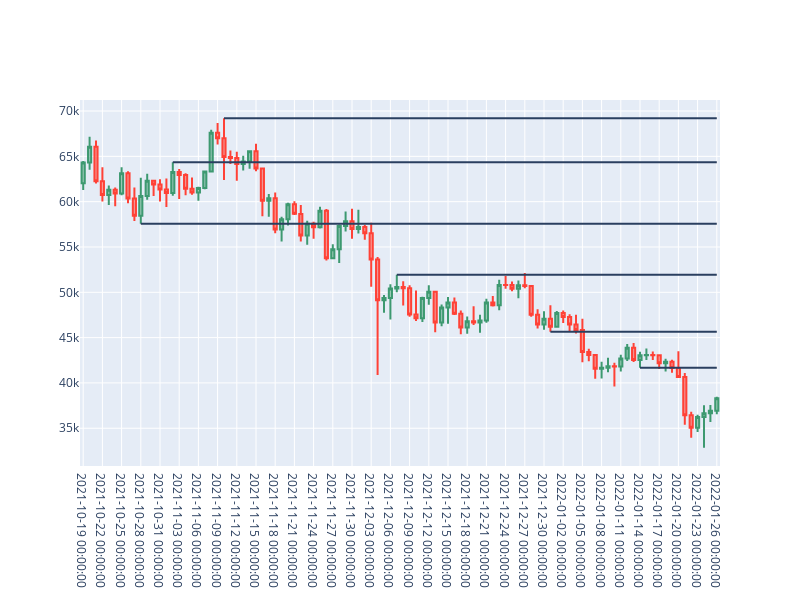
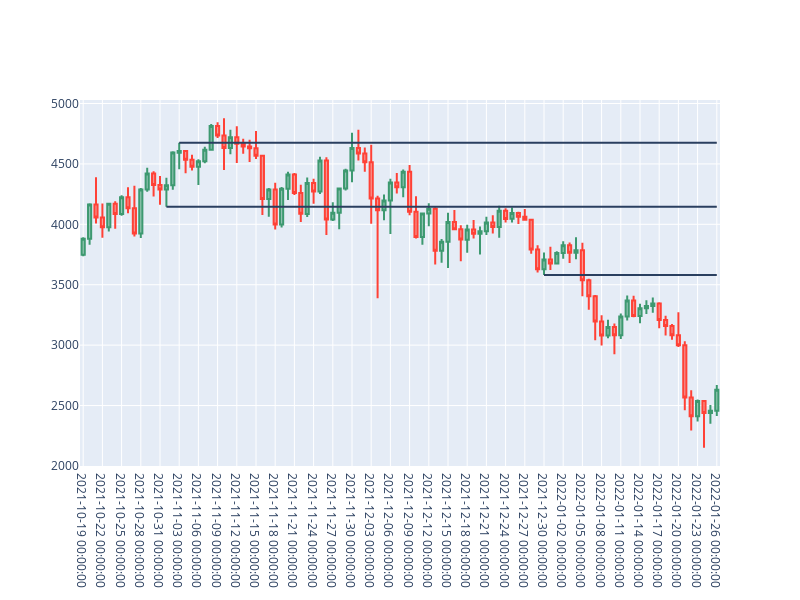
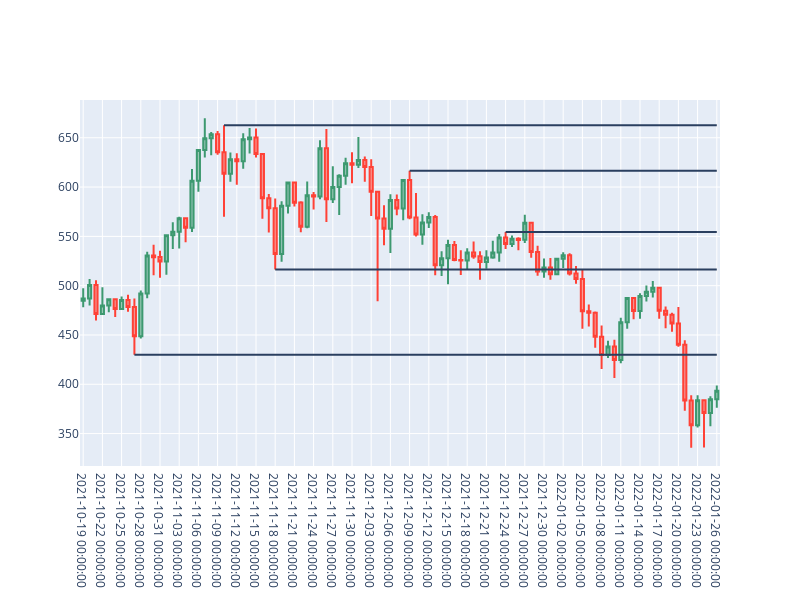

Notebook cell for these charts, in order:
### Code cell
#for i in data['Symbol'].unique().tolist(): this code will loop through all cryptos which takes too much time and generates a large file

for i in ["BTC/USDT", "ETH/USDT", "BNB/USDT"]:
    
    print(i)
    df = data[data['Symbol'] == i].tail(100)
    df = df.reset_index()
    dt = df.Datetime
    
    levels = detect_levels(df)
    times = []
    prices = []
    for level in levels:
        time = df['Datetime'][level[0]]
        price = level[1]
        times.append(time)
        prices.append(price)

    test = pd.DataFrame(data = {'levels':prices, 'dates':times})

    print(test)
    candlestick = go.Candlestick(x=df['Datetime'], open=df['Open'], high=df['High'], low=df['Low'],
                                 close=df['Close'])

    fig = go.Figure(data=[candlestick])

    for row in test.iterrows():
        fig.add_shape(type="line", x0= row[1]['dates'], 
                                y0 = row[1]['levels'],
                                x1 = dt.max(),
                                y1 = row[1]['levels'], fillcolor = 'yellow')
    
    fig.layout.xaxis.type = 'category'

    fig.update_layout(
        width=800,
        height=600)

    fig.layout.xaxis.rangeslider.visible = False
    fig.show()
